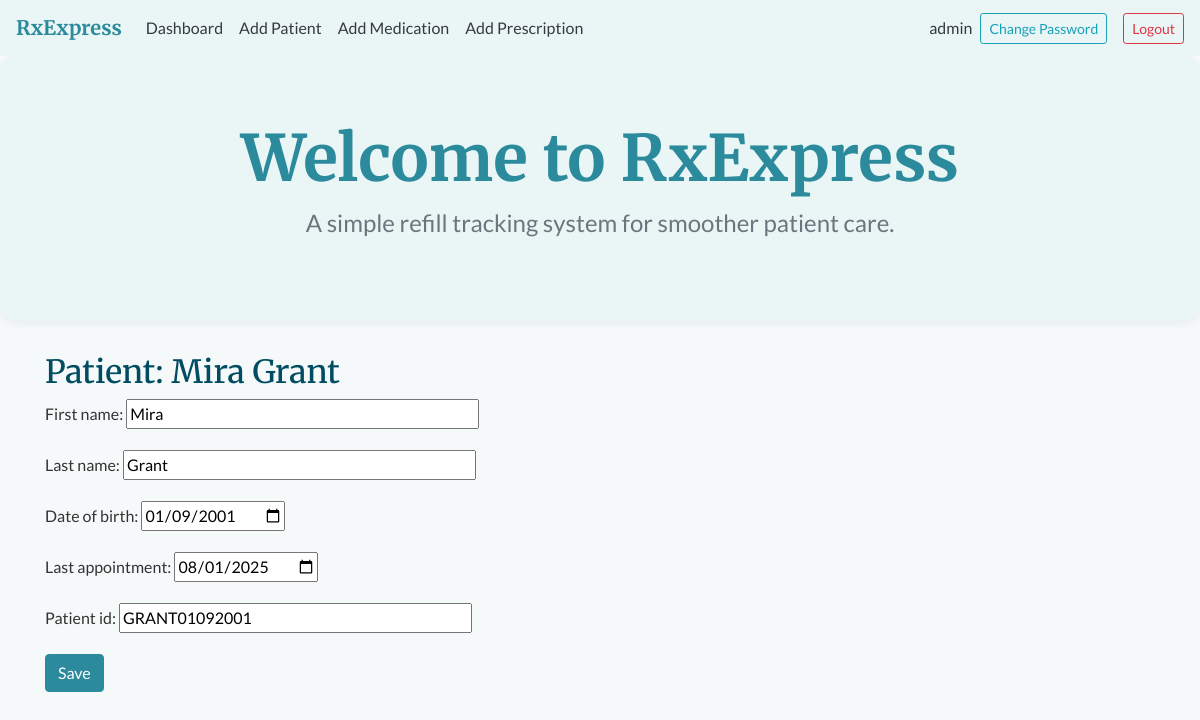
/patients/25/ (signed in), run on the app's committed database.
### rxexpress/models.py (models this page shows, shortened)
class Patient(models.Model):
    patient_id = models.CharField(max_length=50, unique=True, null=True, blank=True)
    first_name = models.CharField(max_length=50)
    last_name = models.CharField(max_length=50)
    date_of_birth = models.DateField(null=True, blank=True)
    last_appointment = models.DateField(null=True, blank=True)
    last_fill_date = models.DateField(null=True, blank=True)

### rxexpress/views.py (the view)
# urls.py: path('patients/<int:pk>/', views.patient_detail_view, name='patient_detail'),
@login_required
def patient_detail_view(request, pk):
    patient = get_object_or_404(Patient, pk=pk)
    prescriptions = patient.prescriptions.select_related('medication')
    if request.method == 'POST':
        form = PatientForm(request.POST, instance=patient)
        if form.is_valid():
            form.save()
            return redirect('patient_detail', pk=patient.pk)
    else:
        form = PatientForm(instance=patient)
    return render(request, 'patient_detail.html', {'patient': patient, 'form': form, 'prescriptions': prescriptions})

### rxexpress/forms.py
class PatientForm(forms.ModelForm):
    class Meta:
        model = Patient
        fields = ['first_name', 'last_name', 'date_of_birth', 'last_appointment', 'patient_id']
        widgets = {
            'first_name': forms.TextInput(attrs={'placeholder': 'Enter first name', 'size': 40}),
            'last_name': forms.TextInput(attrs={'placeholder': 'Enter last name', 'size': 40}),
            'date_of_birth': forms.TextInput(attrs={'placeholder': 'MM/DD/YYYY', 'type': 'date'}),
            'last_appointment': forms.TextInput(attrs={'placeholder': 'MM/DD/YYYY', 'type': 'date'}),
            'patient_id': forms.TextInput(attrs={'placeholder': 'Last Name + DOB(MMDDYYYY)', 'size': 40})
        }

### rxexpress/templates/patient_detail.html (shortened to what this page needs)
{% extends "index.html" %}
{% block content %}
<div class="container mt-4">
  <h2>Patient: {{ patient.first_name }} {{ patient.last_name }}</h2>
  <form method="post">
    {{ form.as_p }}
    <button class="btn btn-primary" type="submit">Save</button>
  </form>
</div>
{% endblock %}

### rxexpress/templates/index.html (shortened to what this page needs)
<!DOCTYPE html>
<html lang="en">
<head>
    <link rel="stylesheet" href="https://cdn.jsdelivr.net/npm/bootstrap@4.6.2/dist/css/bootstrap.min.css">
</head>
<body>
    <nav class="navbar navbar-expand-lg navbar-light"
        style="background-color: var(--secondary); box-shadow: none !important;">
        <a class="navbar-brand font-weight-bold" href="/" style="color: var(--primary);">
            RxExpress
        </a>
        <div class="collapse navbar-collapse">
            <ul class="navbar-nav mr-auto">
                <li class="nav-item"><a class="nav-link text-dark" href="/dashboard/">Dashboard</a></li>
                <li class="nav-item"><a class="nav-link text-dark" href="/add-patient/">Add Patient</a></li>
                <li class="nav-item"><a class="nav-link text-dark" href="/add-medication/">Add Medication</a></li>
                <li class="nav-item"><a class="nav-link text-dark" href="/add-prescription/">Add Prescription</a></li>
            </ul>
            <ul class="navbar-nav ml-auto align-items-center">
                {% if user.is_authenticated %}
                <li class="nav-item">
                    <span class="nav-link text-dark">{{ user.username}}</span>
                </li>
                <li class="nav-item">
                    <a class="btn btn-outline-info btn-sm mr-2" href="{% url 'password_change' %}">
                        Change Password
                    </a>
                </li>
                <li class="nav-item">
                    <form method='post' action="{% url 'logout' %}" style="display: inline;">
                        <button type="submit" class="btn btn-outline-danger btn-sm ml-2">Logout</button>
                    </form>
                </li>
                {% endif %}
            </ul>
        </div>
    </nav>
    <div class="jumbotron full-width-jumbotron text-center"
        style="background-color: var(--secondary); border-radius: 1rem; box-shadow: 0 3px 8px rgba(0,0,0,0.05)">
        <h1 class="display-4" style="color: var(--primary);">Welcome to RxExpress</h1>
        <p class="lead text-muted">A simple refill tracking system for smoother patient care.</p>
    </div>
    {% block content %}{% endblock %}
</body>
</html>

### rxexpress/templates/index.html (style rules this page uses)
body { font-family: 'Lato', sans-serif; background-color: #f6f9fa; color: #333; }
h1, h2, h3, .navbar-brand { font-family: 'Merriweather', serif; color: #004d61; }
:root { --primary: #2b8a9c; --secondary: #eaf5f5; --accent: #88c9bf; --text-dark: #333; --text-muted: #6c757d; }
.btn-primary { background-color: var(--primary); border-color: var(--primary); }
.full-width-jumbotron h1 { font-size: 4rem; font-weight: 700; }
.full-width-jumbotron .lead { font-size: 1.5rem; font-weight: 400; }
.full-width-jumbotron p { font-size: 2.1rem; }

### data on the page
Patient: first_name "Mira", last_name "Grant", date_of_birth "01/09/2001", last_appointment "08/01/2025", patient_id "GRANT01092001"

### other printed values
{{ user.username }} "admin"
